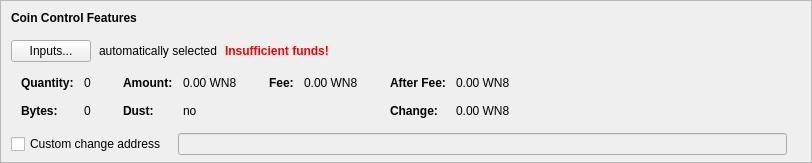
    <widget class="QFrame" name="frameCoinControl">
     <property name="sizePolicy">
      <sizepolicy hsizetype="Expanding" vsizetype="Expanding">
       <horstretch>0</horstretch>
       <verstretch>0</verstretch>
      </sizepolicy>
     </property>
     <property name="maximumSize">
      <size>
       <width>16777215</width>
       <height>16777215</height>
      </size>
     </property>
     <property name="frameShape">
      <enum>QFrame::StyledPanel</enum>
     </property>
     <property name="frameShadow">
      <enum>QFrame::Sunken</enum>
     </property>
     <layout class="QVBoxLayout" name="verticalLayoutCoinControl2">
      <property name="spacing">
       <number>0</number>
      </property>
      <property name="leftMargin">
       <number>0</number>
      </property>
      <property name="topMargin">
       <number>0</number>
      </property>
      <property name="rightMargin">
       <number>0</number>
      </property>
      <property name="bottomMargin">
       <number>6</number>
      </property>
      <item>
       <layout class="QVBoxLayout" name="verticalLayoutCoinControl" stretch="0,0,0,0,1">
        <property name="spacing">
         <number>0</number>
        </property>
        <property name="leftMargin">
         <number>10</number>
        </property>
        <property name="topMargin">
         <number>10</number>
        </property>
        <item>
         <layout class="QHBoxLayout" name="horizontalLayoutCoinControl1">
          <property name="bottomMargin">
           <number>15</number>
          </property>
          <item>
           <widget class="QLabel" name="labelCoinControlFeatures">
            <property name="sizePolicy">
             <sizepolicy hsizetype="Preferred" vsizetype="Maximum">
              <horstretch>0</horstretch>
              <verstretch>0</verstretch>
             </sizepolicy>
            </property>
            <property name="font">
             <font>
              <bold>true</bold>
             </font>
            </property>
            <property name="styleSheet">
             <string notr="true">font-weight:bold;</string>
            </property>
            <property name="text">
             <string>Coin Control Features</string>
            </property>
           </widget>
          </item>
         </layout>
        </item>
        <item>
         <layout class="QHBoxLayout" name="horizontalLayoutCoinControl2" stretch="0,0,0,0">
          <property name="spacing">
           <number>8</number>
          </property>
          <property name="bottomMargin">
           <number>10</number>
          </property>
          <item>
           <widget class="QPushButton" name="pushButtonCoinControl">
            <property name="styleSheet">
             <string notr="true"/>
            </property>
            <property name="text">
             <string>Inputs...</string>
            </property>
            <property name="autoDefault">
             <bool>false</bool>
            </property>
           </widget>
          </item>
          <item>
           <widget class="QLabel" name="labelCoinControlAutomaticallySelected">
            <property name="text">
             <string>automatically selected</string>
            </property>
            <property name="margin">
             <number>5</number>
            </property>
           </widget>
          </item>
          <item>
           <widget class="QLabel" name="labelCoinControlInsuffFunds">
            <property name="font">
             <font>
              <bold>true</bold>
             </font>
            </property>
            <property name="styleSheet">
             <string notr="true">color:red;font-weight:bold;</string>
            </property>
            <property name="text">
             <string>Insufficient funds!</string>
            </property>
            <property name="margin">
             <number>5</number>
            </property>
           </widget>
          </item>
          <item>
           <spacer name="horizontalSpacerCoinControl">
            <property name="orientation">
             <enum>Qt::Horizontal</enum>
            </property>
            <property name="sizeHint" stdset="0">
             <size>
              <width>40</width>
              <height>1</height>
             </size>
            </property>
           </spacer>
          </item>
         </layout>
        </item>
        <item>
         <widget class="QWidget" name="widgetCoinControl" native="true">
          <property name="sizePolicy">
           <sizepolicy hsizetype="Preferred" vsizetype="Preferred">
            <horstretch>0</horstretch>
            <verstretch>0</verstretch>
           </sizepolicy>
          </property>
          <property name="minimumSize">
           <size>
            <width>0</width>
            <height>0</height>
           </size>
          </property>
          <property name="styleSheet">
           <string notr="true"/>
          </property>
          <layout class="QHBoxLayout" name="horizontalLayoutCoinControl5">
           <property name="leftMargin">
            <number>0</number>
           </property>
           <property name="topMargin">
            <number>0</number>
           </property>
           <property name="rightMargin">
            <number>0</number>
           </property>
           <property name="bottomMargin">
            <number>0</number>
           </property>
           <item>
            <layout class="QHBoxLayout" name="horizontalLayoutCoinControl3" stretch="0,0,0,1">
             <property name="spacing">
              <number>20</number>
             </property>
             <property name="topMargin">
              <number>0</number>
             </property>
             <property name="bottomMargin">
              <number>10</number>
             </property>
             <item>
              <layout class="QFormLayout" name="formLayoutCoinControl1">
               <property name="horizontalSpacing">
                <number>10</number>
               </property>
               <property name="verticalSpacing">
                <number>14</number>
               </property>
               <property name="leftMargin">
                <number>10</number>
               </property>
               <property name="topMargin">
                <number>4</number>
               </property>
               <property name="rightMargin">
                <number>6</number>
               </property>
               <item row="0" column="0">
                <widget class="QLabel" name="labelCoinControlQuantityText">
                 <property name="font">
                  <font>
                   <bold>true</bold>
                  </font>
                 </property>
                 <property name="text">
                  <string>Quantity:</string>
                 </property>
                 <property name="margin">
                  <number>0</number>
                 </property>
                </widget>
               </item>
               <item row="0" column="1">
                <widget class="QLabel" name="labelCoinControlQuantity">
                 <property name="cursor">
                  <cursorShape>IBeamCursor</cursorShape>
                 </property>
                 <property name="contextMenuPolicy">
                  <enum>Qt::ActionsContextMenu</enum>
                 </property>
                 <property name="text">
                  <string notr="true">0</string>
                 </property>
                 <property name="margin">
                  <number>0</number>
                 </property>
                 <property name="textInteractionFlags">
                  <set>Qt::LinksAccessibleByMouse|Qt::TextSelectableByKeyboard|Qt::TextSelectableByMouse</set>
                 </property>
                </widget>
               </item>
               <item row="1" column="0">
                <widget class="QLabel" name="labelCoinControlBytesText">
                 <property name="font">
                  <font>
                   <bold>true</bold>
                  </font>
                 </property>
                 <property name="text">
                  <string>Bytes:</string>
                 </property>
                </widget>
               </item>
               <item row="1" column="1">
                <widget class="QLabel" name="labelCoinControlBytes">
                 <property name="cursor">
                  <cursorShape>IBeamCursor</cursorShape>
                 </property>
                 <property name="contextMenuPolicy">
                  <enum>Qt::ActionsContextMenu</enum>
                 </property>
                 <property name="text">
                  <string notr="true">0</string>
                 </property>
                 <property name="textInteractionFlags">
                  <set>Qt::LinksAccessibleByMouse|Qt::TextSelectableByKeyboard|Qt::TextSelectableByMouse</set>
                 </property>
                </widget>
               </item>
              </layout>
             </item>
             <item>
              <layout class="QFormLayout" name="formLayoutCoinControl2">
               <property name="horizontalSpacing">
                <number>10</number>
               </property>
               <property name="verticalSpacing">
                <number>14</number>
               </property>
               <property name="leftMargin">
                <number>6</number>
               </property>
               <property name="topMargin">
                <number>4</number>
               </property>
               <property name="rightMargin">
                <number>6</number>
               </property>
               <item row="0" column="0">
                <widget class="QLabel" name="labelCoinControlAmountText">
                 <property name="font">
                  <font>
                   <bold>true</bold>
                  </font>
                 </property>
                 <property name="text">
                  <string>Amount:</string>
                 </property>
                 <property name="margin">
                  <number>0</number>
                 </property>
                </widget>
               </item>
               <item row="0" column="1">
                <widget class="QLabel" name="labelCoinControlAmount">
                 <property name="cursor">
                  <cursorShape>IBeamCursor</cursorShape>
                 </property>
                 <property name="contextMenuPolicy">
                  <enum>Qt::ActionsContextMenu</enum>
                 </property>
                 <property name="text">
                  <string notr="true">0.00 WN8</string>
                 </property>
                 <property name="textInteractionFlags">
                  <set>Qt::LinksAccessibleByMouse|Qt::TextSelectableByKeyboard|Qt::TextSelectableByMouse</set>
                 </property>
                </widget>
               </item>
               <item row="1" column="0">
                <widget class="QLabel" name="labelCoinControlLowOutputText">
                 <property name="font">
                  <font>
                   <bold>true</bold>
                  </font>
                 </property>
                 <property name="text">
                  <string>Dust:</string>
                 </property>
                </widget>
               </item>
               <item row="1" column="1">
                <widget class="QLabel" name="labelCoinControlLowOutput">
                 <property name="cursor">
                  <cursorShape>IBeamCursor</cursorShape>
                 </property>
                 <property name="contextMenuPolicy">
                  <enum>Qt::ActionsContextMenu</enum>
                 </property>
                 <property name="text">
                  <string notr="true">no</string>
                 </property>
                 <property name="textInteractionFlags">
                  <set>Qt::LinksAccessibleByMouse|Qt::TextSelectableByKeyboard|Qt::TextSelectableByMouse</set>
                 </property>
                </widget>
               </item>
              </layout>
             </item>
             <item>
              <layout class="QFormLayout" name="formLayoutCoinControl3">
               <property name="horizontalSpacing">
                <number>10</number>
               </property>
               <property name="verticalSpacing">
                <number>14</number>
               </property>
               <property name="leftMargin">
                <number>6</number>
               </property>
               <property name="topMargin">
                <number>4</number>
               </property>
               <property name="rightMargin">
                <number>6</number>
               </property>
               <item row="0" column="0">
                <widget class="QLabel" name="labelCoinControlFeeText">
                 <property name="font">
                  <font>
                   <bold>true</bold>
                  </font>
                 </property>
                 <property name="text">
                  <string>Fee:</string>
                 </property>
                 <property name="margin">
                  <number>0</number>
                 </property>
                </widget>
               </item>
               <item row="0" column="1">
                <widget class="QLabel" name="labelCoinControlFee">
                 <property name="cursor">
                  <cursorShape>IBeamCursor</cursorShape>
                 </property>
                 <property name="contextMenuPolicy">
                  <enum>Qt::ActionsContextMenu</enum>
                 </property>
                 <property name="text">
                  <string notr="true">0.00 WN8</string>
                 </property>
                 <property name="textInteractionFlags">
                  <set>Qt::LinksAccessibleByMouse|Qt::TextSelectableByKeyboard|Qt::TextSelectableByMouse</set>
                 </property>
                </widget>
               </item>
              </layout>
             </item>
             <item>
              <layout class="QFormLayout" name="formLayoutCoinControl4">
               <property name="horizontalSpacing">
                <number>10</number>
               </property>
               <property name="verticalSpacing">
                <number>14</number>
               </property>
               <property name="leftMargin">
                <number>6</number>
               </property>
               <property name="topMargin">
                <number>4</number>
               </property>
               <property name="rightMargin">
                <number>6</number>
               </property>
               <item row="0" column="0">
                <widget class="QLabel" name="labelCoinControlAfterFeeText">
                 <property name="font">
                  <font>
                   <bold>true</bold>
                  </font>
                 </property>
                 <property name="text">
                  <string>After Fee:</string>
                 </property>
                 <property name="margin">
                  <number>0</number>
                 </property>
                </widget>
               </item>
               <item row="0" column="1">
                <widget class="QLabel" name="labelCoinControlAfterFee">
                 <property name="cursor">
                  <cursorShape>IBeamCursor</cursorShape>
                 </property>
                 <property name="contextMenuPolicy">
                  <enum>Qt::ActionsContextMenu</enum>
                 </property>
                 <property name="text">
                  <string notr="true">0.00 WN8</string>
                 </property>
                 <property name="textInteractionFlags">
                  <set>Qt::LinksAccessibleByMouse|Qt::TextSelectableByKeyboard|Qt::TextSelectableByMouse</set>
                 </property>
                </widget>
               </item>
               <item row="1" column="0">
                <widget class="QLabel" name="labelCoinControlChangeText">
                 <property name="font">
                  <font>
                   <bold>true</bold>
                  </font>
                 </property>
                 <property name="text">
                  <string>Change:</string>
                 </property>
                </widget>
               </item>
               <item row="1" column="1">
                <widget class="QLabel" name="labelCoinControlChange">
                 <property name="cursor">
                  <cursorShape>IBeamCursor</cursorShape>
                 </property>
                 <property name="contextMenuPolicy">
                  <enum>Qt::ActionsContextMenu</enum>
                 </property>
                 <property name="text">
                  <string notr="true">0.00 WN8</string>
                 </property>
                 <property name="textInteractionFlags">
                  <set>Qt::LinksAccessibleByMouse|Qt::TextSelectableByKeyboard|Qt::TextSelectableByMouse</set>
                 </property>
                </widget>
               </item>
              </layout>
             </item>
            </layout>
           </item>
          </layout>
         </widget>
        </item>
        <item>
         <layout class="QHBoxLayout" name="horizontalLayoutCoinControl4" stretch="0,0,0">
          <property name="spacing">
           <number>12</number>
          </property>
          <property name="sizeConstraint">
           <enum>QLayout::SetDefaultConstraint</enum>
          </property>
          <property name="topMargin">
           <number>5</number>
          </property>
          <property name="rightMargin">
           <number>5</number>
          </property>
          <item>
           <widget class="QCheckBox" name="checkBoxCoinControlChange">
            <property name="toolTip">
             <string>If this is activated, but the change address is empty or invalid, change will be sent to a newly generated address.</string>
            </property>
            <property name="text">
             <string>Custom change address</string>
            </property>
           </widget>
          </item>
          <item>
           <widget class="QValidatedLineEdit" name="lineEditCoinControlChange">
            <property name="enabled">
             <bool>false</bool>
            </property>
            <property name="sizePolicy">
             <sizepolicy hsizetype="Expanding" vsizetype="Fixed">
              <horstretch>0</horstretch>
              <verstretch>0</verstretch>
             </sizepolicy>
            </property>
           </widget>
          </item>
          <item>
           <widget class="QLabel" name="labelCoinControlChangeLabel">
            <property name="sizePolicy">
             <sizepolicy hsizetype="Preferred" vsizetype="Expanding">
              <horstretch>0</horstretch>
              <verstretch>0</verstretch>
             </sizepolicy>
            </property>
            <property name="minimumSize">
             <size>
              <width>0</width>
              <height>0</height>
             </size>
            </property>
            <property name="text">
             <string/>
            </property>
            <property name="margin">
             <number>3</number>
            </property>
           </widget>
          </item>
         </layout>
        </item>
        <item>
         <spacer name="verticalSpacerCoinControl">
          <property name="orientation">
           <enum>Qt::Vertical</enum>
          </property>
          <property name="sizeHint" stdset="0">
           <size>
            <width>800</width>
            <height>1</height>
           </size>
          </property>
         </spacer>
        </item>
       </layout>
      </item>
     </layout>
    </widget>
